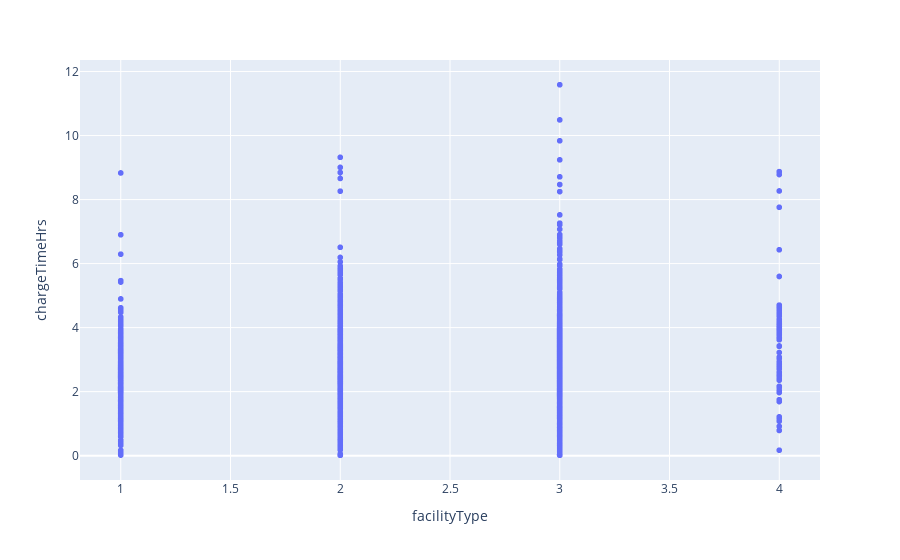

Notebook code for this chart:
### Code cell
import plotly.express as px

fig = px.scatter(df, x='facilityType', y='chargeTimeHrs')  
fig.show()

### Figure 1 — Plotly figure (JSON) as saved in the notebook; plotly's stock layout.template omitted (floating-point values rounded to 4 significant figures; data arrays with more than 128 entries replaced by an {"elided": "..."} marker saying what was removed)
{"data": [{"hovertemplate": "facilityType=%{x}<br>chargeTimeHrs=%{y}<extra></extra>", "legendgroup": "", "marker": {"color": "#636efa", "symbol": "circle"}, "mode": "markers", "name": "", "showlegend": false, "type": "scattergl", "x": {"elided": "3394 int values"}, "xaxis": "x", "y": {"elided": "3394 float values"}, "yaxis": "y"}], "layout": {"legend": {"tracegroupgap": 0}, "margin": {"t": 60}, "xaxis": {"anchor": "y", "domain": [0, 1], "title": {"text": "facilityType"}}, "yaxis": {"anchor": "x", "domain": [0, 1], "title": {"text": "chargeTimeHrs"}}}}
